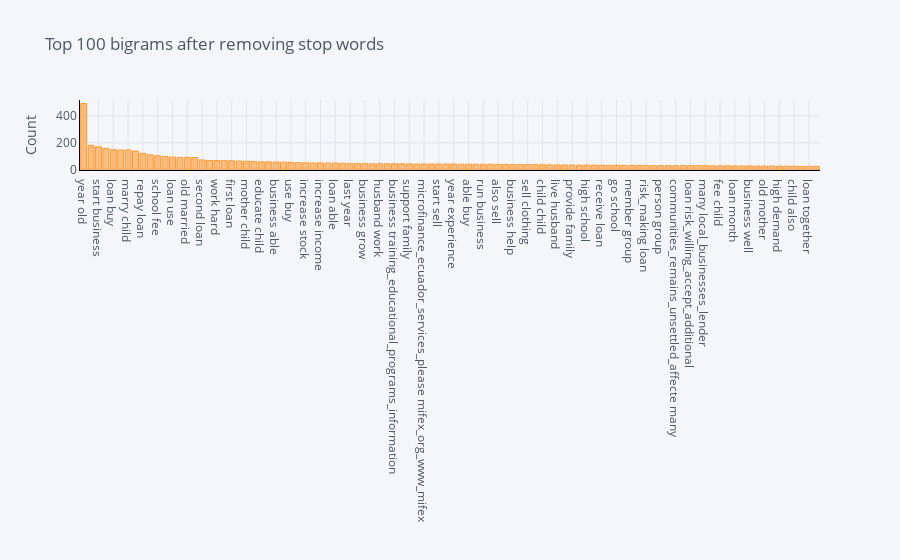

Source (notebook cell):
### Code cell
plot_model(plot = 'bigram')

### Figure 1 — Plotly figure (JSON) as saved in the notebook; plotly's stock layout.template omitted (floating-point values rounded to 4 significant figures)
{"data": [{"marker": {"color": "rgba(255, 153, 51, 0.6)", "line": {"color": "rgba(255, 153, 51, 1.0)", "width": 1}}, "name": "count", "orientation": "v", "text": "", "type": "bar", "x": ["year old", "request loan", "start business", "year ago", "loan buy", "expand business", "marry child", "use loan", "repay loan", "business year", "school fee", "child school", "loan use", "business sell", "old married", "old child", "second loan", "married child", "work hard", "loan purchase", "first loan", "primary school", "mother child", "small business", "educate child", "hard work", "business able", "pay school", "use buy", "old marry", "increase stock", "secondary school", "increase income", "child live", "loan able", "loan order", "last year", "need loan", "business grow", "start small", "husband work", "training_educational_programs_information microfinance_ecuador_services_please", "business training_educational_programs_information", "woman group", "support family", "mifex_org_www_mifex org", "microfinance_ecuador_services_please mifex_org_www_mifex", "group member", "start sell", "help business", "year experience", "husband child", "able buy", "farmer also", "run business", "operate business", "also sell", "sell product", "business help", "able repay", "sell clothing", "child age", "child child", "begin business", "live husband", "loan usd", "provide family", "loan help", "high school", "give loan", "receive loan", "apply loan", "go school", "loan intend", "member group", "rice farmer", "risk_making loan", "attend school", "person group", "kenya_security_situation_many communities_remains_unsettled_affecte", "communities_remains_unsettled_affecte many", "risk_willing_accept_additional risk_making", "loan risk_willing_accept_additional", "local_businesses_lender loan", "many local_businesses_lender", "child primary", "fee child", "able provide", "loan month", "loan invest", "business well", "grow business", "old mother", "run small", "high demand", "well life", "child also", "plan use", "loan together", "business loan"], "y": [491, 182, 171, 160, 150, 148, 148, 140, 123, 112, 105, 99, 95, 93, 93, 92, 74, 70, 70, 69, 68, 66, 65, 63, 60, 60, 59, 58, 56, 54, 53, 52, 52, 51, 51, 50, 47, 47, 47, 46, 46, 46, 46, 46, 45, 44, 44, 44, 44, 44, 44, 43, 43, 42, 42, 42, 41, 41, 40, 40, 40, 40, 39, 38, 37, 37, 37, 36, 36, 36, 35, 35, 35, 34, 34, 33, 32, 32, 32, 32, 32, 32, 32, 32, 32, 31, 31, 31, 30, 30, 30, 29, 29, 29, 28, 28, 28, 27, 27, 27]}], "layout": {"legend": {"bgcolor": "#F5F6F9", "font": {"color": "#4D5663"}}, "paper_bgcolor": "#F5F6F9", "plot_bgcolor": "#F5F6F9", "title": {"font": {"color": "#4D5663"}, "text": "Top 100 bigrams after removing stop words"}, "xaxis": {"gridcolor": "#E1E5ED", "linecolor": "black", "showgrid": true, "tickfont": {"color": "#4D5663"}, "title": {"font": {"color": "#4D5663"}, "text": ""}, "zerolinecolor": "#E1E5ED"}, "yaxis": {"gridcolor": "#E1E5ED", "linecolor": "black", "showgrid": true, "tickfont": {"color": "#4D5663"}, "title": {"font": {"color": "#4D5663"}, "text": "Count"}, "zerolinecolor": "#E1E5ED"}}}
